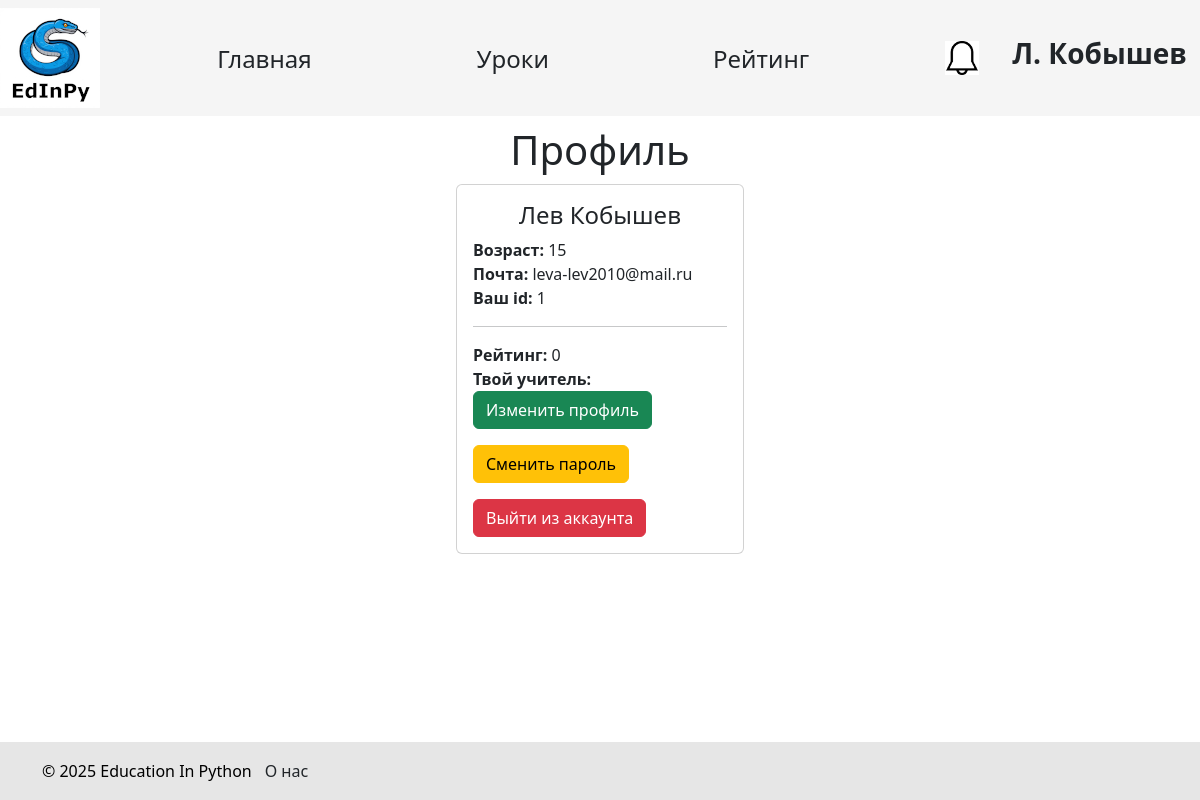
/profile (signed in), run on an earlier commit of the app's database.
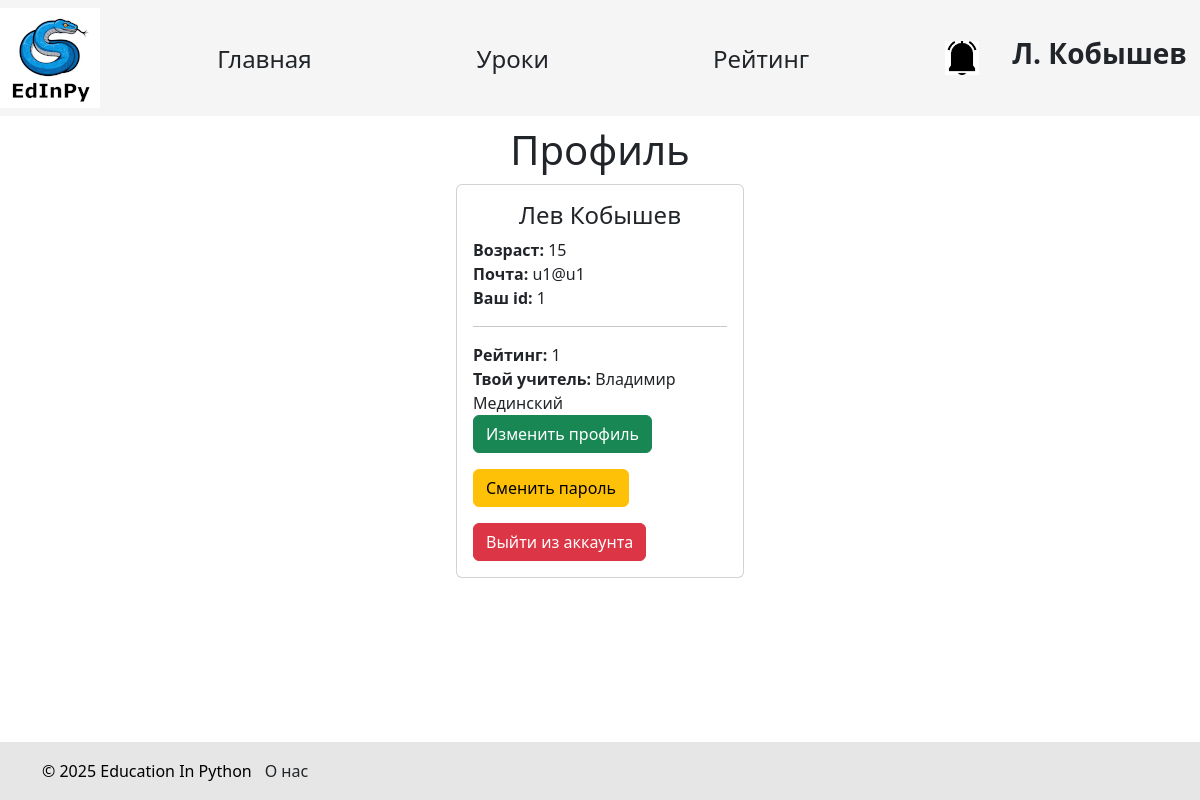
And on a later commit of the database.
### data/students.py (models this page shows, shortened)
class Student(SqlAlchemyBase, UserMixin):
    __tablename__ = 'students'
    id = sqlalchemy.Column(sqlalchemy.Integer, primary_key=True, autoincrement=True)
    name = sqlalchemy.Column(sqlalchemy.String, nullable=True)
    surname = sqlalchemy.Column(sqlalchemy.String, nullable=True)
    age = sqlalchemy.Column(sqlalchemy.Integer, nullable=True)
    email = sqlalchemy.Column(sqlalchemy.String, index=True, unique=True, nullable=False)
    hashed_password = sqlalchemy.Column(sqlalchemy.String, nullable=False)
    completed_tasks = sqlalchemy.Column(sqlalchemy.Integer, default=0)
    teacher_id = sqlalchemy.Column(sqlalchemy.Integer, sqlalchemy.ForeignKey("teachers.id"))
    teacher = orm.relationship('Teacher', back_populates='student')
    task = orm.relationship('Solution', back_populates='student')
    image_name = sqlalchemy.Column(sqlalchemy.Text, nullable=True, unique=True)
    def has_notifications(self):
        with create_session() as db_sess:
            result = db_sess.query(StudentNotification).filter(StudentNotification.student_id == current_user.id,
                                                               StudentNotification.is_read == False).first()
            return result is not None

### data/teachers.py (models this page shows, shortened)
class Teacher(SqlAlchemyBase, UserMixin):
    __tablename__ = 'teachers'
    id = sqlalchemy.Column(sqlalchemy.Integer, primary_key=True, autoincrement=True)
    name = sqlalchemy.Column(sqlalchemy.String, nullable=True)
    surname = sqlalchemy.Column(sqlalchemy.String, nullable=True)
    age = sqlalchemy.Column(sqlalchemy.Integer, nullable=True)
    email = sqlalchemy.Column(sqlalchemy.String, index=True, unique=True, nullable=False)
    students = sqlalchemy.Column(sqlalchemy.String, index=True, unique=True, nullable=False)
    hashed_password = sqlalchemy.Column(sqlalchemy.String, nullable=False)
    image_name = sqlalchemy.Column(sqlalchemy.Text, nullable=True, unique=True)
    student = orm.relationship("Student")

### main.py (the view)
@app.route('/profile')
@login_required
def profile():
    if current_user.__class__ == Teacher:  # если авторизован учитель => получаем id его учеников и находим их
        with db_session.create_session() as db_sess:
            students = db_sess.query(Student).filter(Student.id.in_(str(current_user.students).split())).all()
        return render_template('profile.html', user=current_user, students=students)
    elif current_user.__class__ == Student:
        with db_session.create_session() as db_sess:
            teacher = db_sess.query(Teacher).filter(Teacher.id == current_user.teacher_id).first()
        return render_template('profile.html', user=current_user, teacher=teacher)
    return render_template('profile.html', user=current_user)

### data/db_session.py (called while the page is built)
def create_session() -> Session:
    global __factory
    return __factory()

### main.py (called while the page is built)
@login_manager.user_loader
def load_user(id):
    try:
        id, cl = id.split("|")
        if cl not in USER_CLASSES:
            raise Exception
        with db_session.create_session() as db_sess:
            return Session.get(entity=USER_CLASSES[cl], ident=id, self=db_sess)  # создание сессии
    except Exception:
        return None

### templates/profile.html (shortened to what this page needs)
{% extends "base.html" %} {% block content %}
<h1 class="profile_title">Профиль</h1>
<div class="card">
  <div class="card-body">
    <div class="card-title">
      <h4>{{ current_user.name }} {{ current_user.surname }}</h4>
    </div>
    <div class="profile_old">
      <p class="card-text"><b>Возраст:</b> {{ current_user.age }}</p>
    </div>
    <div class="profile_mail">
      <p class="card-text"><b>Почта:</b> {{ current_user.email }}</p>
    </div>
    <div class="profile_id">
      <p class="card-text"><b>Ваш id:</b> {{ current_user.id }}</p>
    </div>
    <hr />
    {% if current_user.__class__.__name__ == 'Student' %}
    <div class="profile_ratin">
      <p class="card-text">
        <b>Рейтинг:</b> {{ current_user.completed_tasks }}
      </p>
    </div>
    <div class="profile_student's_teacher">
      <p class="card-text">
        <b>Твой учитель:</b> {{ teacher.name }} {{ teacher.surname }}
      </p>
    </div>
    {% elif current_user.__class__.__name__ == 'Admin' %}
    <div class="profile_codes_access">
      <a type="button" class="btn btn-info" href="/codes">Коды доступа</a>
    </div>
    {% endif %}
    <div class="profile_buttons">
      <a type="button" class="btn btn-success" href="/profile/edit"
        >Изменить профиль</a
      >
      <a type="button" class="btn btn-warning" href="/change_password"
        >Сменить пароль</a
      >
      <a type="button" class="btn btn-danger" href="/logout"
        >Выйти из аккаунта</a
      >
    </div>
  </div>
</div>
{% endblock %}

### templates/base.html (shortened to what this page needs)
<!DOCTYPE html>
<html lang="ru">
  <head>
    <link
      href="https://cdn.jsdelivr.net/npm/bootstrap@5.3.3/dist/css/bootstrap.min.css"
      rel="stylesheet"
    />
    <link rel="stylesheet" href="../static/css/style.css" />
    <link rel="stylesheet" href="../static/css/base.css" />
  </head>
  <body>
    <header>
      <nav class="navbar navbar-light">
        <div class="logo">
          <a href="/">
            <img src="{{url_for('static', filename='edinpy.png')}}" />
          </a>
        </div>
        <div class="nav_buttons">
          <a href="/" type="button" class="btn main_page">Главная</a>
          <a href="/lessons" type="button" class="btn lessons">Уроки</a>
          <a href="/rating" type="button" class="btn rating">Рейтинг</a>
        </div>
        <div class="account">
          {% if current_user.is_authenticated %}
          <div class="notifications">
            {% if current_user.__class__.__name__ in ['Student', 'Teacher'] and
            current_user.has_notifications() %}
            <a href="/notifications">
              <img src="{{ url_for('static', filename='bell_black.png') }}" />
            </a>
            {% else %}
            <a href="/notifications"
              ><img src="{{ url_for('static', filename='bell_white.png') }}"
            /></a>
            {% endif %}
          </div>
          <div class="profile_user">
            <a href="/profile" class="btn"
              ><h3>
                <b>{{ current_user.name[0] }}. {{ current_user.surname }}</b>
              </h3></a
            >
          </div>
          {% endif %}
        </div>
      </nav>
    </header>
    <main role="main" class="container">{% block content %}{% endblock %}</main>
    <br /><br /><br /><br />
    <div id="footer">
      <div class="container ms-auto">
        <p>&copy; 2025 Education In Python</p>
        <a href="/about_us" class="btn about_us">О нас</a>
      </div>
    </div>
  </body>
</html>

What changed in the data, as far as the page shows it:
changed Student "Кобышев": email "leva-lev2010@mail.ru" → "u1@u1"; completed_tasks "0" → "1"
added Teacher: name "Владимир", surname "Мединский"
